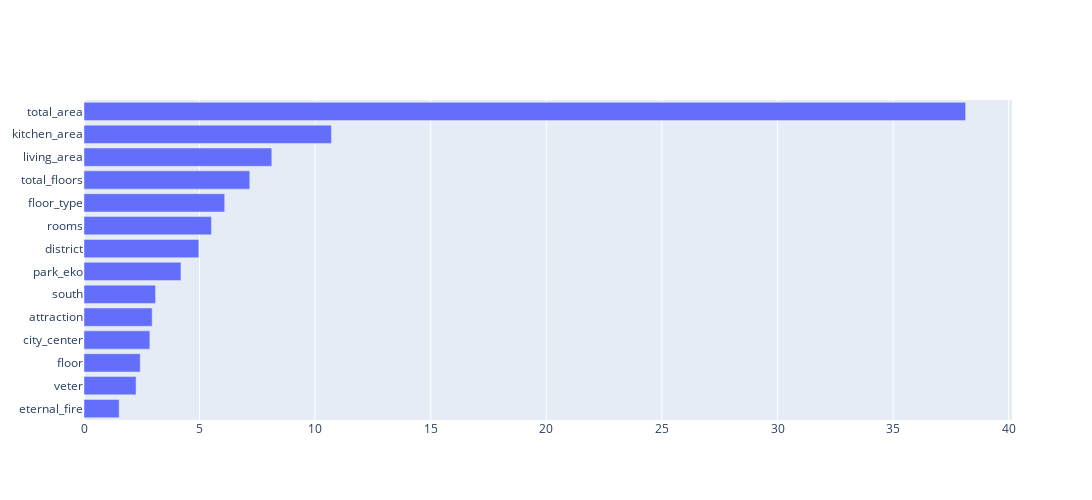

Here is the notebook cell this chart was saved with:
### Code cell
dset = pd.concat([pd.Series(X_train.columns), 
                  pd.Series(grid.best_estimator_.named_steps["regressor"].feature_importances_)], axis= 1 )
dset = dset.set_axis(['attr', 'importance'], 
                     axis=1).sort_values(by='importance', 
                                                ascending=True)
fig = go.Figure(go.Bar(
            x=dset["importance"],
            y=dset['attr'],
            orientation='h'))

fig.update_layout(width=1500, height=500)

### Figure 1 — Plotly figure (JSON) as saved in the notebook; plotly's stock layout.template omitted (floating-point values rounded to 4 significant figures)
{"data": [{"orientation": "h", "type": "bar", "x": [1.522, 2.252, 2.433, 2.85, 2.949, 3.095, 4.195, 4.968, 5.513, 6.087, 7.171, 8.124, 10.7, 38.14], "y": ["eternal_fire", "veter", "floor", "city_center", "attraction", "south", "park_eko", "district", "rooms", "floor_type", "total_floors", "living_area", "kitchen_area", "total_area"]}], "layout": {"height": 500, "width": 1500}}
